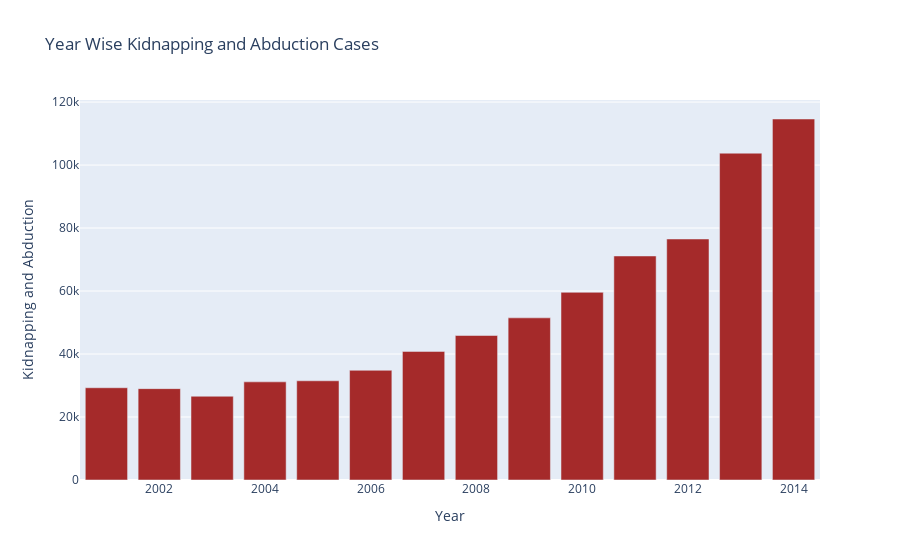

The notebook cell saved with this chart:
### Markdown cell above
### 2) Kidnapping and Abduction

### Code cell
fig = px.bar(total_case_all_years, x=total_case_all_years.index, 
             y='Kidnapping and Abduction',color_discrete_sequence=['brown'],title='Year Wise Kidnapping and Abduction Cases')
fig.show()

### Figure 1 — Plotly figure (JSON) as saved in the notebook; plotly's stock layout.template omitted (floating-point values rounded to 4 significant figures)
{"data": [{"alignmentgroup": "True", "hovertemplate": "Year=%{x}<br>Kidnapping and Abduction=%{y}<extra></extra>", "legendgroup": "", "marker": {"color": "brown"}, "name": "", "offsetgroup": "", "orientation": "v", "showlegend": false, "textposition": "auto", "type": "bar", "x": [2001, 2002, 2003, 2004, 2005, 2006, 2007, 2008, 2009, 2010, 2011, 2012, 2013, 2014], "xaxis": "x", "y": [29290, 29012, 26592, 31156, 31500, 34828, 40832, 45878, 51482, 59590, 71130, 76524, 103762, 114622], "yaxis": "y"}], "layout": {"barmode": "relative", "legend": {"tracegroupgap": 0}, "title": {"text": "Year Wise Kidnapping and Abduction Cases"}, "xaxis": {"anchor": "y", "domain": [0, 1], "title": {"text": "Year"}}, "yaxis": {"anchor": "x", "domain": [0, 1], "title": {"text": "Kidnapping and Abduction"}}}}
